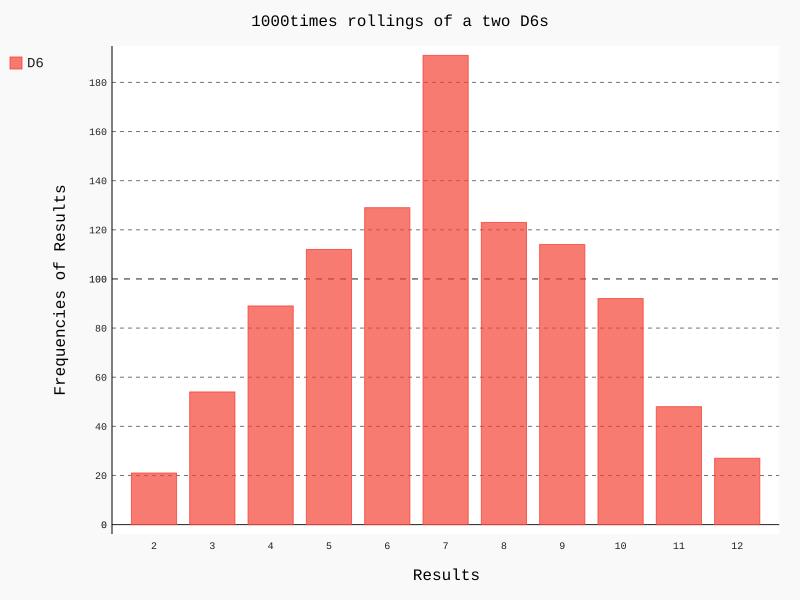

Write the Python code that produced this figure.
import pygal

from die import Die

die_1=Die()
die_2=Die()

results=[]
frequencies=[]
max_sides_num=die_1.sides_num+die_2.sides_num

def roll_die(roll_num):
	for x in range(roll_num):
		result=die_1.roll()+die_2.roll()
		results.append(result)

def count_side_num(results):
	for result in range(2,max_sides_num+1):
		frequency=results.count(result)
		frequencies.append(frequency)
	return frequencies

hist=pygal.Bar()

roll_die(1000)
count_side_num(results)

hist=pygal.Bar()

hist.title='1000times rollings of a two D6s'
hist.x_labels=list(range(2,max_sides_num+1))
hist.x_title='Results'
hist.y_title='Frequencies of Results'

hist.add('D6',frequencies)
hist.render_to_file('dice_visual.svg')

# print(results)
print(frequencies)
